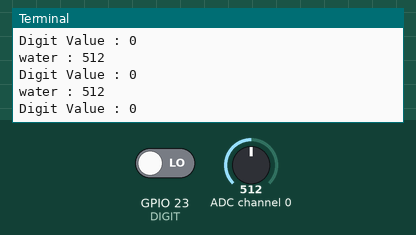
A program run on a simulated Raspberry Pi (BCM pin numbers). Parts: the last lines printed to the terminal. The test bench sets the inputs (shaded band); at power-on: ADC channel 0 = 512, GPIO 23 (DIGIT) LOW (analog values on the 0–1023 scale).

Above: at 1.2 s.
1.3 s: ADC channel 0 set to 716
At 1.9 s:
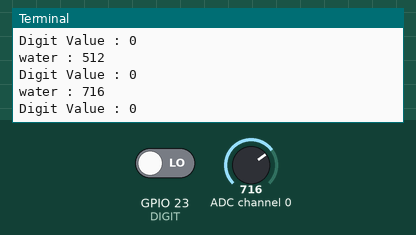
2.8 s: GPIO 23 (DIGIT) driven HIGH
At 3.4 s:
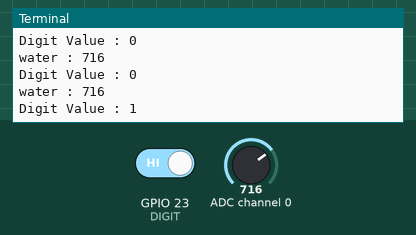
4.3 s: ADC channel 0 set to 900
At 4.9 s:
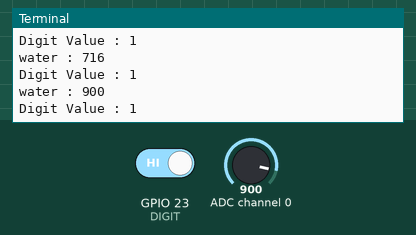
Timing chart, 0 to 7.3 s (numbered marks = the images above; inputs shaded):
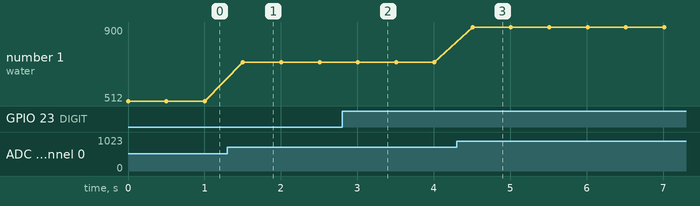

Measured:
- after the input at 1.3 s, the terminal: prints a new line after 0.20 s (image 1)
- after the input at 2.8 s, the terminal: prints a new line after 0.21 s (image 2)
- after the input at 4.3 s, the terminal: prints a new line after 0.21 s (image 3)
- plotted number 1: 512 → 716 after the input at 1.3 s, 716 → 900 after the input at 4.3 s

The program:

toyang2.py
```python
import RPi.GPIO as GPIO
import time
import spidev

GPIO.setmode(GPIO.BCM)
DIGIT=23
GPIO.setup(DIGIT,GPIO.IN)
spi=spidev.SpiDev()
spi.open(0,0)
spi.max_speed_hz=50000

def read_spi_adc(adcChannel):
       adcValue=0
       buff = spi.xfer2([1,(8+adcChannel)<<4,0])
       adcValue = ((buff[1]&3)<<8)+buff[2]
       return adcValue

try :
       while True :
           adcValue=read_spi_adc(0)
           print("water : %d "%(adcValue))
           digit_val=GPIO.input(DIGIT)
           print("Digit Value : %d"%(digit_val))
           time.sleep(0.5)
finally :
       GPIO.cleanup()
       spi.close()
```
